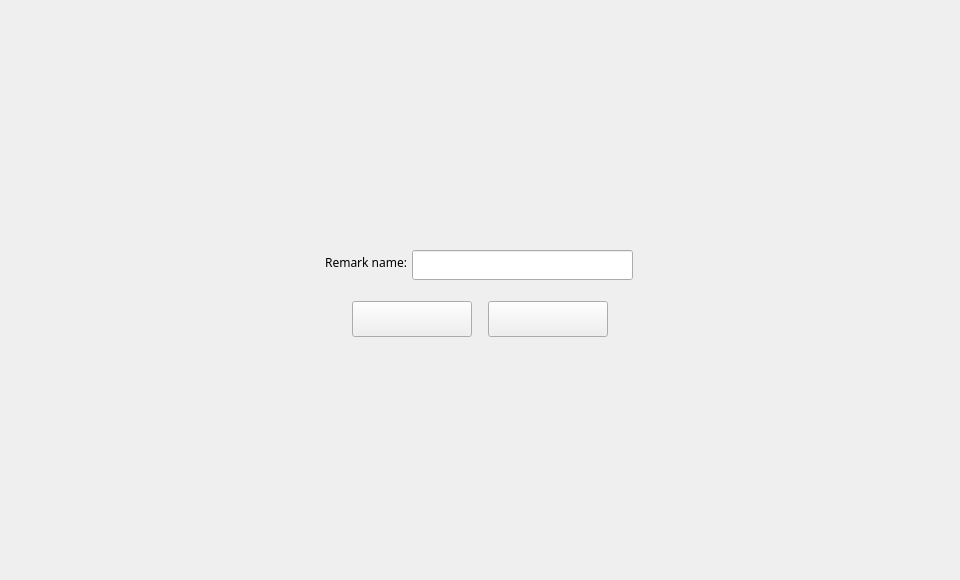
<?xml version="1.0" encoding="UTF-8"?>
<ui version="4.0">
 <class>RemarkDialog</class>
 <widget class="QDialog" name="RemarkDialog">
  <property name="geometry">
   <rect>
    <x>0</x>
    <y>0</y>
    <width>960</width>
    <height>580</height>
   </rect>
  </property>
  <property name="font">
   <font>
    <family>微软雅黑</family>
   </font>
  </property>
  <property name="windowTitle">
   <string>Dialog</string>
  </property>
  <widget class="QWidget" name="widget" native="true">
   <property name="geometry">
    <rect>
     <x>0</x>
     <y>0</y>
     <width>960</width>
     <height>580</height>
    </rect>
   </property>
   <widget class="QWidget" name="containerWidget" native="true">
    <property name="geometry">
     <rect>
      <x>317</x>
      <y>205</y>
      <width>325</width>
      <height>170</height>
     </rect>
    </property>
    <widget class="QToolButton" name="cancelBtn">
     <property name="geometry">
      <rect>
       <x>171</x>
       <y>96</y>
       <width>120</width>
       <height>36</height>
      </rect>
     </property>
     <property name="cursor">
      <cursorShape>PointingHandCursor</cursorShape>
     </property>
     <property name="text">
      <string/>
     </property>
    </widget>
    <widget class="QLabel" name="label">
     <property name="geometry">
      <rect>
       <x>5</x>
       <y>51</y>
       <width>85</width>
       <height>12</height>
      </rect>
     </property>
     <property name="font">
      <font>
       <family>微软雅黑</family>
      </font>
     </property>
     <property name="text">
      <string>Remark name:</string>
     </property>
     <property name="alignment">
      <set>Qt::AlignRight|Qt::AlignTrailing|Qt::AlignVCenter</set>
     </property>
    </widget>
    <widget class="QLineEdit" name="remarkLineEdit">
     <property name="geometry">
      <rect>
       <x>95</x>
       <y>45</y>
       <width>221</width>
       <height>30</height>
      </rect>
     </property>
     <property name="contextMenuPolicy">
      <enum>Qt::DefaultContextMenu</enum>
     </property>
    </widget>
    <widget class="QToolButton" name="okBtn">
     <property name="geometry">
      <rect>
       <x>35</x>
       <y>96</y>
       <width>120</width>
       <height>36</height>
      </rect>
     </property>
     <property name="cursor">
      <cursorShape>PointingHandCursor</cursorShape>
     </property>
     <property name="text">
      <string/>
     </property>
    </widget>
   </widget>
  </widget>
 </widget>
 <resources/>
 <connections/>
</ui>
